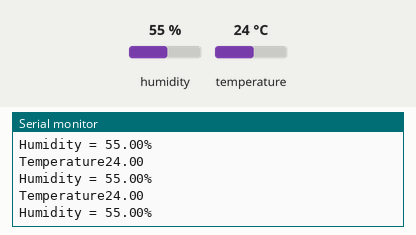
Bench run of a sketch on a simulated Arduino Uno, built with avr-gcc and run on an emulated ATmega328P. On the bench: the last lines printed to the serial monitor. The test bench sets the inputs (shaded band); at power-on: humidity 55 %, temperature 24 °C.

Above: at 1.3 s.
1.4 s: humidity set to 22 %
At 2.0 s:
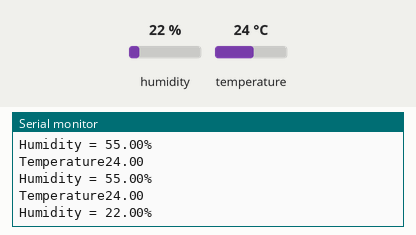
2.9 s: temperature set to 12 °C
At 3.6 s:
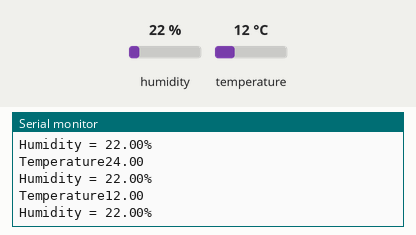
4.4 s: humidity set to 40 %
At 5.2 s:
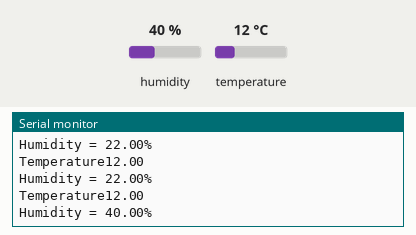
Timing chart, 0 to 7.4 s (numbered marks = the images above; inputs shaded):
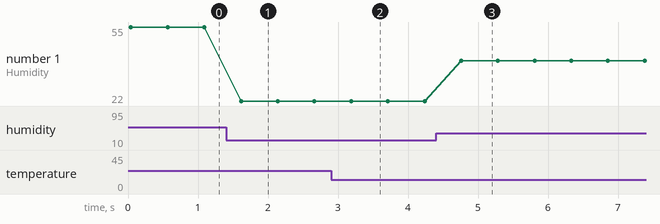

Measured:
- after the input at 1.4 s, the serial monitor: prints a new line after 0.21 s (image 1)
- after the input at 2.9 s, the serial monitor: prints a new line after 0.27 s (image 2)
- after the input at 4.4 s, the serial monitor: prints a new line after 0.36 s (image 3)
- plotted number 1: 55 → 22 after the input at 1.4 s, 22 → 40 after the input at 4.4 s

The sketch:

sketch_aug22a.ino
```cpp
#include<dht.h>
dht DHT;
#define DHT11_PIN 7
void setup()
{
  Serial.begin(9600);
}
void loop()
{
  int chk = DHT.read11(DHT11_PIN);
  Serial.print("Temperature"); Serial.println(DHT.temperature);
  Serial.print("Humidity = " );Serial.print(DHT.humidity);Serial.println("%");
  delay(500);
}
```
